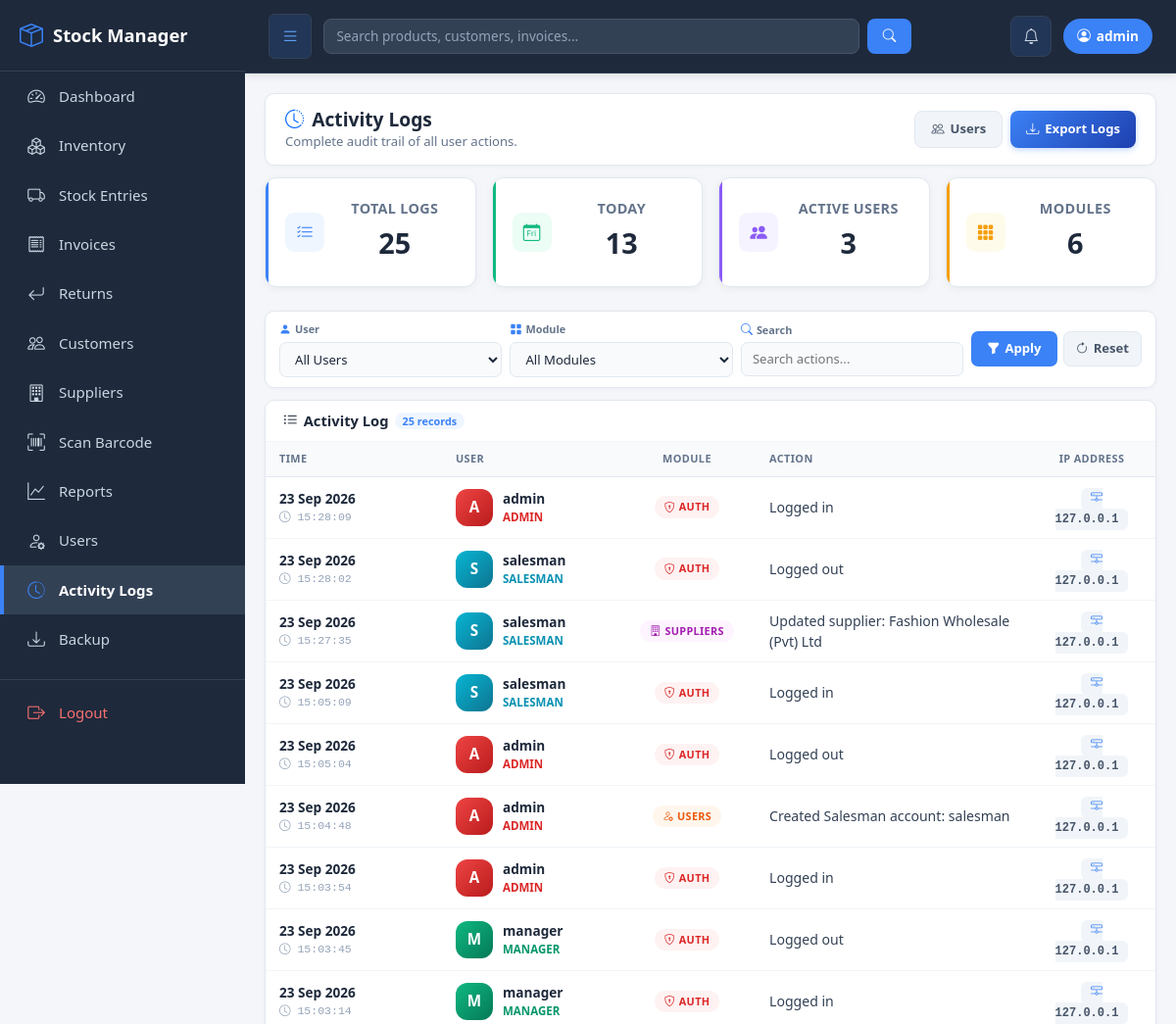
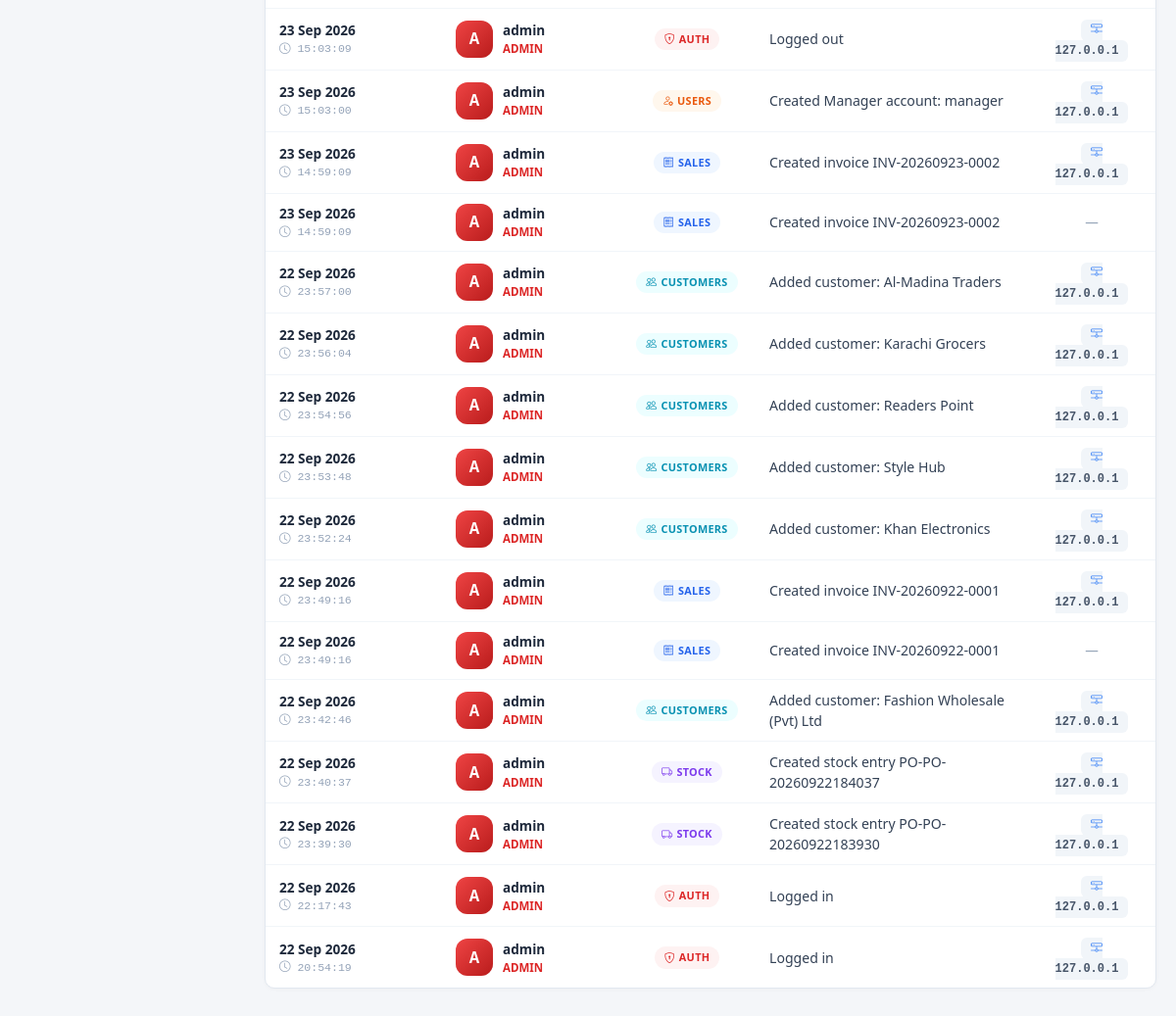
The page /activity-logs/ (signed in) on the database its author committed (2 pictures, top to bottom).
### inventory/models.py (models this page shows, shortened)
class ActivityLog(models.Model):
    user = models.ForeignKey(User, on_delete=models.SET_NULL, null=True)
    action = models.CharField(max_length=255)
    module = models.CharField(max_length=100, blank=True)
    ip_address = models.GenericIPAddressField(null=True, blank=True)
    timestamp = models.DateTimeField(auto_now_add=True)
    class Meta:
        ordering = ['-timestamp']

### inventory/views.py (the view)
# urls.py: path('activity-logs/', views.activity_logs, name='activity_logs'),
@login_required
@role_required(['Admin', 'Manager'])
def activity_logs(request):
    logs_qs = ActivityLog.objects.select_related('user').all()
    user_id = request.GET.get('user', '')
    module = request.GET.get('module', '')
    query = request.GET.get('q', '')
    if user_id:
        logs_qs = logs_qs.filter(user_id=user_id)
    if module:
        logs_qs = logs_qs.filter(module=module)
    if query:
        logs_qs = logs_qs.filter(action__icontains=query)
    today = timezone.now().date()
    context = {
        'logs': logs_qs[:500],
        'users': User.objects.all().order_by('username'),
        'modules': ActivityLog.objects.exclude(module='').values_list('module', flat=True).distinct().order_by('module'),
        'user_id': user_id,
        'module': module,
        'query': query,
        'total_logs': ActivityLog.objects.count(),
        'today_count': ActivityLog.objects.filter(timestamp__date=today).count(),
        'unique_users': ActivityLog.objects.values('user').distinct().count(),
    }
    return render(request, 'activity_logs.html', context)

### inventory/templates/activity_logs.html (shortened to what this page needs)
{% extends 'base.html' %}
{% load static %}
{% block content %}
<div class="page-header">
    <div class="page-header-content">
        <div>
            <h2 class="page-title">
                <i class="bi bi-clock-history text-primary"></i>
                Activity Logs
            </h2>
            <p class="page-subtitle">Complete audit trail of all user actions.</p>
        </div>
        <div class="page-header-actions">
            <a href="{% url 'user_list' %}" class="btn-secondary-action">
                <i class="bi bi-people"></i> Users
            </a>
            <a href="{% url 'backup_data' %}" class="btn-add-product">
                <i class="bi bi-download"></i> Export Logs
            </a>
        </div>
    </div>
</div>
<div class="row g-3 mb-4">
    <div class="col-md-3 col-6">
        <div class="stat-card stat-blue">
            <div class="stat-icon"><i class="bi bi-list-check"></i></div>
            <div class="stat-content">
                <p class="stat-label">Total Logs</p>
                <h3 class="stat-value">{{ total_logs }}</h3>
            </div>
        </div>
    </div>
    <div class="col-md-3 col-6">
        <div class="stat-card stat-green">
            <div class="stat-icon"><i class="bi bi-calendar-day"></i></div>
            <div class="stat-content">
                <p class="stat-label">Today</p>
                <h3 class="stat-value">{{ today_count }}</h3>
            </div>
        </div>
    </div>
    <div class="col-md-3 col-6">
        <div class="stat-card stat-purple">
            <div class="stat-icon"><i class="bi bi-people-fill"></i></div>
            <div class="stat-content">
                <p class="stat-label">Active Users</p>
                <h3 class="stat-value">{{ unique_users }}</h3>
            </div>
        </div>
    </div>
    <div class="col-md-3 col-6">
        <div class="stat-card stat-yellow">
            <div class="stat-icon"><i class="bi bi-grid-3x3-gap-fill"></i></div>
            <div class="stat-content">
                <p class="stat-label">Modules</p>
                <h3 class="stat-value">{{ modules|length }}</h3>
            </div>
        </div>
    </div>
</div>
<div class="filter-bar">
    <form method="get" class="filter-form">
        <div class="filter-group">
            <label class="filter-label"><i class="bi bi-person-fill"></i> User</label>
            <select name="user" class="filter-select">
                <option value="">All Users</option>
            </select>
        </div>
        <div class="filter-group">
            <label class="filter-label"><i class="bi bi-grid-fill"></i> Module</label>
            <select name="module" class="filter-select">
                <option value="">All Modules</option>
            </select>
        </div>
        <div class="filter-group">
            <label class="filter-label"><i class="bi bi-search"></i> Search</label>
            <input type="text" name="q" class="filter-input" placeholder="Search actions..." value="{{ query|default:'' }}">
        </div>
        <div class="filter-actions">
            <button type="submit" class="btn-filter-apply"><i class="bi bi-funnel-fill"></i> Apply</button>
            <a href="{% url 'activity_logs' %}" class="btn-filter-reset"><i class="bi bi-arrow-clockwise"></i> Reset</a>
        </div>
    </form>
</div>
<div class="products-card">
    <div class="products-card-header">
        <h5 class="products-card-title">
            <i class="bi bi-list-ul"></i>
            Activity Log
            <span class="products-count">{{ logs|length }} records</span>
        </h5>
    </div>
    <div class="products-card-body p-0">
        {% if logs %}
            <div class="table-responsive">
                <table class="modern-inv-table">
                    <thead>
                        <tr>
                            <th style="width: 180px;">Time</th>
                            <th style="width: 180px;">User</th>
                            <th style="width: 140px;" class="text-center">Module</th>
                            <th>Action</th>
                            <th style="width: 130px;" class="text-center">IP Address</th>
                        </tr>
                    </thead>
                    <tbody>
                        {% for log in logs %}
                        <tr>
                            <td>
                                <strong style="color: #1e293b; font-size: 0.85rem;">{{ log.timestamp|date:"d M Y" }}</strong>
                                <small style="color: #94a3b8; display: block; font-size: 0.72rem; font-family: monospace;">
                                    <i class="bi bi-clock"></i> {{ log.timestamp|date:"H:i:s" }}
                                </small>
                            </td>
                            <td>
                                <div style="display: flex; align-items: center; gap: 10px;">
                                    <div class="stat-icon" style="width: 38px; height: 38px; border-radius: 12px; font-size: 0.95rem; font-weight: 700; color: #fff;
                                        {% if log.user.is_superuser %}background: linear-gradient(135deg, #ef4444, #b91c1c);
                                        {% elif log.user.is_staff %}background: linear-gradient(135deg, #10b981, #047857);
                                        {% else %}background: linear-gradient(135deg, #06b6d4, #0e7490);{% endif %}">
                                        {{ log.user.username|first|upper|default:"S" }}
                                    </div>
                                    <div>
                                        <strong style="color: #1e293b;">{{ log.user.username|default:"System"|truncatechars:18 }}</strong>
                                        <small style="display: block; font-size: 0.72rem; font-weight: 600; text-transform: uppercase;
                                            {% if log.user.is_superuser %}color: #dc2626;
                                            {% elif log.user.is_staff %}color: #059669;
                                            {% else %}color: #0891b2;{% endif %}">
                                            {% if log.user.is_superuser %}Admin{% elif log.user.is_staff %}Manager{% else %}Salesman{% endif %}
                                        </small>
                                    </div>
                                </div>
                            </td>
                            <td class="text-center">
                                {% if log.module == 'Sales' %}
                                    <span class="status-pill" style="background: #eff6ff; color: #2563eb;"><i class="bi bi-receipt"></i> Sales</span>
                                {% elif log.module == 'Inventory' %}
                                    <span class="status-pill status-available"><i class="bi bi-boxes"></i> Inventory</span>
                                {% elif log.module == 'Stock' %}
                                    <span class="status-pill" style="background: #f5f3ff; color: #7c3aed;"><i class="bi bi-truck"></i> Stock</span>
                                {% elif log.module == 'Returns' %}
                                    <span class="status-pill status-low"><i class="bi bi-arrow-return-left"></i> Returns</span>
                                {% elif log.module == 'Customers' %}
                                    <span class="status-pill" style="background: #ecfeff; color: #0891b2;"><i class="bi bi-people"></i> Customers</span>
                                {% elif log.module == 'Suppliers' %}
                                    <span class="status-pill" style="background: #fdf4ff; color: #a21caf;"><i class="bi bi-building"></i> Suppliers</span>
                                {% elif log.module == 'Authentication' %}
                                    <span class="status-pill status-out"><i class="bi bi-shield-lock"></i> Auth</span>
                                {% elif log.module == 'User Management' %}
                                    <span class="status-pill" style="background: #fff7ed; color: #ea580c;"><i class="bi bi-person-gear"></i> Users</span>
                                {% elif log.module == 'System' %}
                                    <span class="status-pill" style="background: #f1f5f9; color: #475569;"><i class="bi bi-gear"></i> System</span>
                                {% else %}
                                    <span class="status-pill" style="background: #f1f5f9; color: #64748b;"><i class="bi bi-grid"></i> {{ log.module|default:"Other" }}</span>
                                {% endif %}
                            </td>
                            <td>
                                <div style="color: #334155; font-size: 0.88rem; line-height: 1.5;">{{ log.action }}</div>
                            </td>
                            <td class="text-center">
                                {% if log.ip_address %}
                                    <span style="font-family: monospace; font-size: 0.75rem; background: #f1f5f9; color: #475569; padding: 4px 10px; border-radius: 6px; font-weight: 600;">
                                        <i class="bi bi-hdd-network" style="color: #3b82f6;"></i> {{ log.ip_address }}
                                    </span>
                                {% else %}
                                    <span style="color: #94a3b8;">—</span>
                                {% endif %}
                            </td>
                        </tr>
                        {% endfor %}
                    </tbody>
                </table>
            </div>
        {% else %}
            <div class="empty-state-inventory">
                <i class="bi bi-journal-x"></i>
                <h5>No Activity Logs</h5>
                <p>No activity has been recorded yet.</p>
            </div>
        {% endif %}
    </div>
</div>
{% endblock %}

### inventory/templates/base.html (shortened to what this page needs)
<!DOCTYPE html>
<html lang="en">
<head>
    <link href="https://cdn.jsdelivr.net/npm/bootstrap@5.3.2/dist/css/bootstrap.min.css" rel="stylesheet">
    {% load static %}
    <link href="https://cdn.jsdelivr.net/npm/bootstrap-icons@1.11.1/font/bootstrap-icons.css" rel="stylesheet">
    <link rel="stylesheet" href="{% static 'css/style.css' %}">
</head>
<body>
{% if user.is_authenticated %}
{% with current=request.resolver_match.url_name %}
<aside class="sidebar" id="sidebar">
    <div class="brand">
        <div class="brand-left">
            <i class="bi bi-box-seam"></i>
            <span>Stock Manager</span>
        </div>
    </div>
    <a href="{% url 'dashboard' %}" class="{% if current == 'dashboard' %}active{% endif %}">
        <i class="bi bi-speedometer2"></i> Dashboard
    </a>
    <a href="{% url 'inventory_list' %}" class="">
        <i class="bi bi-boxes"></i> Inventory
    </a>
    <a href="{% url 'stock_entries' %}" class="{% if current == 'stock_entries' or current == 'create_stock_entry' %}active{% endif %}">
        <i class="bi bi-truck"></i> Stock Entries
    </a>
    <a href="{% url 'invoice_list' %}" class="{% if current == 'invoice_list' or current == 'create_invoice' or current == 'invoice_detail' %}active{% endif %}">
        <i class="bi bi-receipt"></i> Invoices
    </a>
    <a href="{% url 'returns' %}" class="{% if current == 'returns' %}active{% endif %}">
        <i class="bi bi-arrow-return-left"></i> Returns
    </a>
    <a href="{% url 'customers' %}" class="{% if current == 'customers' or current == 'customer_detail' or current == 'edit_customer' %}active{% endif %}">
        <i class="bi bi-people"></i> Customers
    </a>
    <a href="{% url 'suppliers' %}" class="{% if current == 'suppliers' or current == 'supplier_detail' or current == 'edit_supplier' %}active{% endif %}">
        <i class="bi bi-building"></i> Suppliers
    </a>
    <a href="{% url 'scan_barcode' %}" class="{% if current == 'scan_barcode' %}active{% endif %}">
        <i class="bi bi-upc-scan"></i> Scan Barcode
    </a>
    <a href="{% url 'reports' %}" class="{% if current == 'reports' %}active{% endif %}">
        <i class="bi bi-graph-up"></i> Reports
    </a>
    {% if user.is_superuser %}
    <a href="{% url 'user_list' %}" class="{% if current == 'user_list' or current == 'create_staff' %}active{% endif %}">
        <i class="bi bi-person-gear"></i> Users
    </a>
    <a href="{% url 'activity_logs' %}" class="{% if current == 'activity_logs' %}active{% endif %}">
        <i class="bi bi-clock-history"></i> Activity Logs
    </a>
    <a href="{% url 'backup_data' %}" class="{% if current == 'backup_data' %}active{% endif %}">
        <i class="bi bi-download"></i> Backup
    </a>
    {% endif %}
    <div class="logout-section">
        <a href="{% url 'logout' %}" class="logout-link">
            <i class="bi bi-box-arrow-right"></i> Logout
        </a>
    </div>
</aside>
{% endwith %}
{% endif %}
<div class="{% if user.is_authenticated %}main-content{% else %}container mt-4{% endif %}" id="mainContent">
    {% if user.is_authenticated %}
    <div class="topbar">
        <div class="d-flex align-items-center flex-grow-1" style="gap: 12px;">
            <button class="menu-toggle" onclick="toggleSidebar()" title="Toggle Sidebar (Ctrl+B)">
                <i class="bi bi-list"></i>
            </button>
            <form method="get" action="{% url 'global_search' %}" class="d-flex flex-grow-1" style="max-width: 600px;">
                <input type="text" name="q" class="form-control search-input me-2"
                       placeholder="Search products, customers, invoices...">
                <button class="search-btn" type="submit">
                    <i class="bi bi-search"></i>
                </button>
            </form>
        </div>
        <div class="d-flex align-items-center" style="gap: 12px;">
            <a href="{% url 'notifications' %}" class="notif-btn" title="Notifications">
                <i class="bi bi-bell"></i>
            </a>
            <span class="user-badge">
                <i class="bi bi-person-circle"></i>
                {{ user.username }}
            </span>
        </div>
    </div>
    {% endif %}
    <div class="content-area">
        {% block content %}{% endblock %}
    </div>
</div>
</body>
</html>

### rows shown on the page
ActivityLog: timestamp "23 Sep 2026", timestamp "15:28:09", user.username|first "A", user.username "admin", shows "ADMIN", module "Authentication" (drawn), action "Logged in", ip_address "127.0.0.1"
ActivityLog: timestamp "23 Sep 2026", timestamp "15:28:02", user.username|first "S", user.username "salesman", shows "SALESMAN", module "Authentication" (drawn), action "Logged out", ip_address "127.0.0.1"
ActivityLog: timestamp "23 Sep 2026", timestamp "15:27:35", user.username|first "S", user.username "salesman", shows "SALESMAN", module "Suppliers" (drawn), action "Updated supplier: Fashion Wholesale (Pvt) Ltd", ip_address "127.0.0.1"
ActivityLog: timestamp "23 Sep 2026", timestamp "15:05:09", user.username|first "S", user.username "salesman", shows "SALESMAN", module "Authentication" (drawn), action "Logged in", ip_address "127.0.0.1"
ActivityLog: timestamp "23 Sep 2026", timestamp "15:05:04", user.username|first "A", user.username "admin", shows "ADMIN", module "Authentication" (drawn), action "Logged out", ip_address "127.0.0.1"
ActivityLog: timestamp "23 Sep 2026", timestamp "15:04:48", user.username|first "A", user.username "admin", shows "ADMIN", module "User Management" (drawn), action "Created Salesman account: salesman", ip_address "127.0.0.1"
ActivityLog: timestamp "23 Sep 2026", timestamp "15:03:54", user.username|first "A", user.username "admin", shows "ADMIN", module "Authentication" (drawn), action "Logged in", ip_address "127.0.0.1"
ActivityLog: timestamp "23 Sep 2026", timestamp "15:03:45", user.username|first "M", user.username "manager", shows "MANAGER", module "Authentication" (drawn), action "Logged out", ip_address "127.0.0.1"
ActivityLog: timestamp "23 Sep 2026", timestamp "15:03:14", user.username|first "M", user.username "manager", shows "MANAGER", module "Authentication" (drawn), action "Logged in", ip_address "127.0.0.1"
ActivityLog: timestamp "23 Sep 2026", timestamp "15:03:09", user.username|first "A", user.username "admin", shows "ADMIN", module "Authentication" (drawn), action "Logged out", ip_address "127.0.0.1"
ActivityLog: timestamp "23 Sep 2026", timestamp "15:03:00", user.username|first "A", user.username "admin", shows "ADMIN", module "User Management" (drawn), action "Created Manager account: manager", ip_address "127.0.0.1"
ActivityLog: timestamp "23 Sep 2026", timestamp "14:59:09", user.username|first "A", user.username "admin", shows "ADMIN", module "Sales" (drawn), action "Created invoice INV-20260923-0002", ip_address "127.0.0.1"
ActivityLog: timestamp "23 Sep 2026", timestamp "14:59:09", user.username|first "A", user.username "admin", shows "ADMIN", module "Sales" (drawn), action "Created invoice INV-20260923-0002"
ActivityLog: timestamp "22 Sep 2026", timestamp "23:57:00", user.username|first "A", user.username "admin", shows "ADMIN", module "Customers" (drawn), action "Added customer: Al-Madina Traders", ip_address "127.0.0.1"
ActivityLog: timestamp "22 Sep 2026", timestamp "23:56:04", user.username|first "A", user.username "admin", shows "ADMIN", module "Customers" (drawn), action "Added customer: Karachi Grocers", ip_address "127.0.0.1"
ActivityLog: timestamp "22 Sep 2026", timestamp "23:54:56", user.username|first "A", user.username "admin", shows "ADMIN", module "Customers" (drawn), action "Added customer: Readers Point", ip_address "127.0.0.1"
ActivityLog: timestamp "22 Sep 2026", timestamp "23:53:48", user.username|first "A", user.username "admin", shows "ADMIN", module "Customers" (drawn), action "Added customer: Style Hub", ip_address "127.0.0.1"
ActivityLog: timestamp "22 Sep 2026", timestamp "23:52:24", user.username|first "A", user.username "admin", shows "ADMIN", module "Customers" (drawn), action "Added customer: Khan Electronics", ip_address "127.0.0.1"
ActivityLog: timestamp "22 Sep 2026", timestamp "23:49:16", user.username|first "A", user.username "admin", shows "ADMIN", module "Sales" (drawn), action "Created invoice INV-20260922-0001", ip_address "127.0.0.1"
ActivityLog: timestamp "22 Sep 2026", timestamp "23:49:16", user.username|first "A", user.username "admin", shows "ADMIN", module "Sales" (drawn), action "Created invoice INV-20260922-0001"
ActivityLog: timestamp "22 Sep 2026", timestamp "23:42:46", user.username|first "A", user.username "admin", shows "ADMIN", module "Customers" (drawn), action "Added customer: Fashion Wholesale (Pvt) Ltd", ip_address "127.0.0.1"
ActivityLog: timestamp "22 Sep 2026", timestamp "23:40:37", user.username|first "A", user.username "admin", shows "ADMIN", module "Stock" (drawn), action "Created stock entry PO-PO-20260922184037", ip_address "127.0.0.1"
ActivityLog: timestamp "22 Sep 2026", timestamp "23:39:30", user.username|first "A", user.username "admin", shows "ADMIN", module "Stock" (drawn), action "Created stock entry PO-PO-20260922183930", ip_address "127.0.0.1"
ActivityLog: timestamp "22 Sep 2026", timestamp "22:17:43", user.username|first "A", user.username "admin", shows "ADMIN", module "Authentication" (drawn), action "Logged in", ip_address "127.0.0.1"
ActivityLog: timestamp "22 Sep 2026", timestamp "20:54:19", user.username|first "A", user.username "admin", shows "ADMIN", module "Authentication" (drawn), action "Logged in", ip_address "127.0.0.1"

### other values the page prints
{{ user.username }} "admin"
{{ total_logs }} "25"
{{ today_count }} "13"
{{ unique_users }} "3"
{{ modules|length }} "6"
{{ logs|length }} "25"
